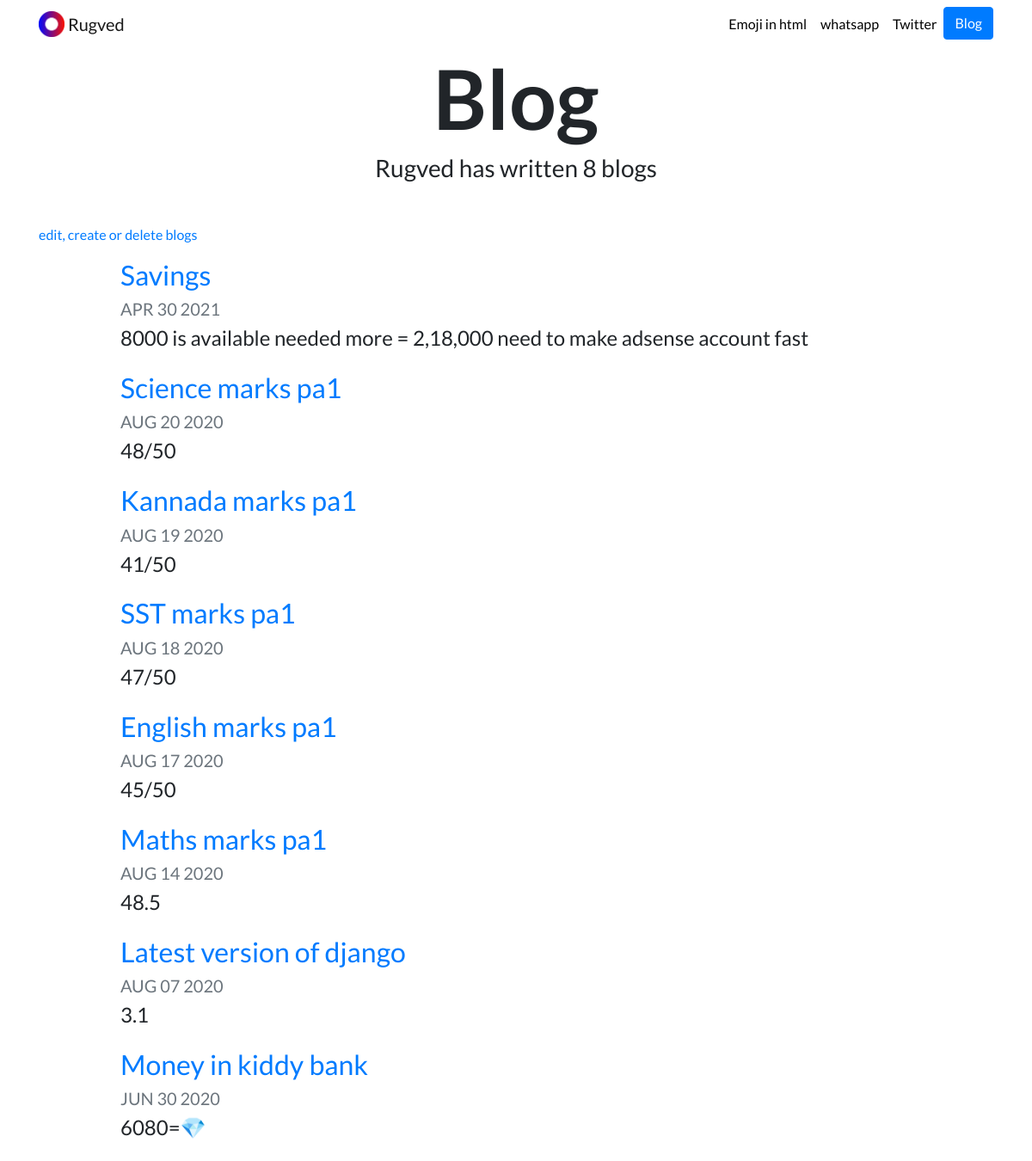
Screenshot of /blog/ with the database file from the repository.
### blog/models.py (models this page shows, shortened)
class Blog(models.Model):
    title = models.CharField(max_length=200)
    description = models.TextField()
    date = models.DateField()

### blog/views.py (the view)
# urls.py: path('', views.all_blogs, name='all_blogs'),
def all_blogs(request):
    blogs = Blog.objects.order_by('-date')
    return render(request, 'blog/all_blogs.html', {'blogs':blogs})

### blog/templates/blog/all_blogs.html
{% extends "portfolio/base.html" %}
{% load static %}
{% block content %}
<h1 id="blogtitle" class="font-weight-bold text-center">Blog</h1>
<h3 class="text-center mb-5">Rugved has written {{ blogs.count }} blog{{ blogs.count|pluralize }}</h3>
<a href="http://localhost:8000/admin">edit, create or delete blogs</a>
{% for blog in blogs %}
<div class="row justify-content-center my-3">
  <div class="col-md-10">
    <a href="{% url 'blog:detail' blog.id %}">
      <h2>{{ blog.title }}</h2>
    </a>
    <h5 class="text-muted">{{ blog.date|date:'M d Y'|upper }}</h5>
    <h4>{{ blog.description|striptags|truncatechars:100 }}</h4>
  </div>
</div>
{% endfor %}
{% endblock %}

### portfolio/static/portfolio/custom.css (style rules this page uses)
body { font-family: 'Lato', sans-serif; }
#blogtitle { font-size: 6rem; }

### rows the page displays
Blog: title "Savings", date "APR 30 2021", description "8000 is available needed more = 2,18,000 need to make adsense account fast"
Blog: title "Science marks pa1", date "AUG 20 2020", description "48/50"
Blog: title "Kannada marks pa1", date "AUG 19 2020", description "41/50"
Blog: title "SST marks pa1", date "AUG 18 2020", description "47/50"
Blog: title "English marks pa1", date "AUG 17 2020", description "45/50"
Blog: title "Maths marks pa1", date "AUG 14 2020", description "48.5"
Blog: title "Latest version of django", date "AUG 07 2020", description "3.1"
Blog: title "Money in kiddy bank", date "JUN 30 2020", description "6080=💎"

### other values shown
{{ blogs.count }} "8"
